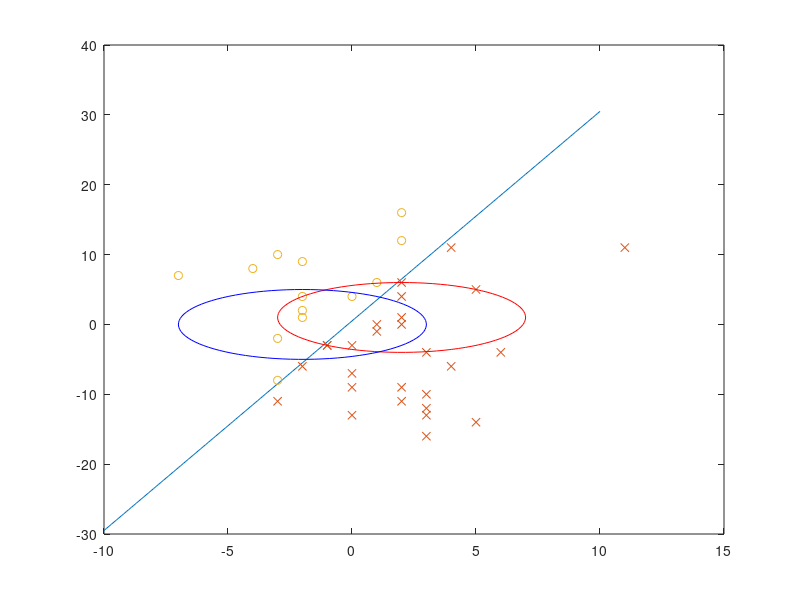

Here is the MATLAB script that generated this plot: (Note: this script raises an error after producing the figure.)
%Generating a line
clc; clear all; close all;
p = -10:0.1:10;
a=3; b=0.5;
plot(p,a*p+b); hold on;

%points' cloud generation
x = round(randn(40,1)*3); 
y = round(randn(40,1)*10);

%points' classification
c1= find(y < x*3+0.5);  
c2= find(y > x*3+0.5);

%points' plot
plot(x(c1),y(c1),'x');
plot(x(c2),y(c2),'o');






%Circle geometry
%(x-a)^2+(y-b)^2=r^2
%y1 = sqrt( (r^2) - (x-a)^2 )+ b;
%y2 = sqrt( (r^2) - (x-a)^2 )- b;

%Circle generation
clc; clear all; close all;
t = linspace(0,2*pi);
r = 5;
a1 = 2; b1=1; c1x= r*sin(t)+a1; c1y= r*cos(t)+b1; % cx1 = a1-r:0.01:a1+r; cy1= sqrt( (r^2) - (cx1-a1).^2 );
a2 =-2; b2=0; c2x= r*sin(t)+a2; c2y= r*cos(t)+b2; % cx2 = a2-r:0.01:a2+r; cy2= sqrt( (r^2) - (cx2-a2).^2 );
%points' cloud generation
Np=10;
px = linspace( min(a1,a2)-r,max(a1,a2)+r,Np);
py = linspace( min(b1,b2)-r,max(b1,b2)+r,Np);
x=[];
y=[];
for i=1:Np
    x = [x px(:)'];
    y = [y py(i)*ones(1,Np)];
end

p_out = 1:length(x);
%points_inside_circle1
p_c1 = find((x-a1).^2+(y-b1).^2<=r^2); p_out = setdiff(p_out,p_c1);
%points_inside_circle2
p_c2 = find((x-a2).^2+(y-b2).^2<=r^2); p_out = setdiff(p_out,p_c2);
%points inside both
p_both = intersect(p_c1, p_c2);

p_c1= setdiff(p_c1,p_both);
p_c2= setdiff(p_c2,p_both);

%plot of the results
plot(c1x      , c1y      , 'r'); hold on;
plot(c2x      , c2y      , 'b'); hold on;
plot(x(p_out) , y(p_out) , 'X'); hold on;
plot(x(p_c1)  , y(p_c1)  , 'o'); hold on;
plot(x(p_c2)  , y(p_c2)  , 'o'); hold on;
plot(x(p_both), y(p_both), 'x'); hold on;
grid on; 
pbaspect([1 1 1]); 
axis([-10 10 -10 10]); 
hold off;



